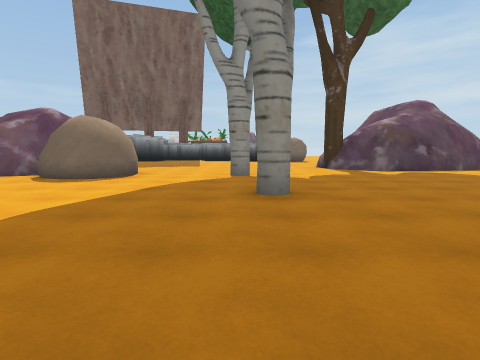
View 1 (above)

16 first-person views from a walk through a scene from a Unity 3-D project. The camera is 1.3 m above the floor, tilts 6° down and sees 80° across. The floor is counted in squares, 2 m on a side. Each view is taken from the middle of a square. On the plan, view 1 faces up. The plan holds only what a view shows up to about 9 squares ahead; the rest is blank. The place goes on beyond the plan. Some animated figures are not drawn. Some surface patterns are stand-ins.

View 2
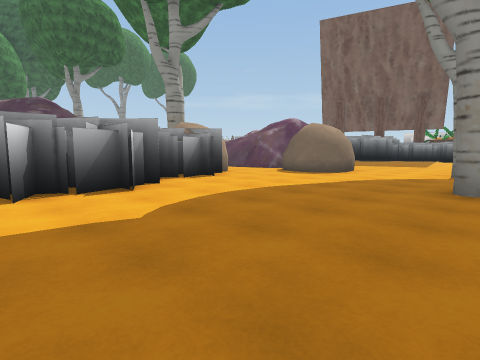

View 3
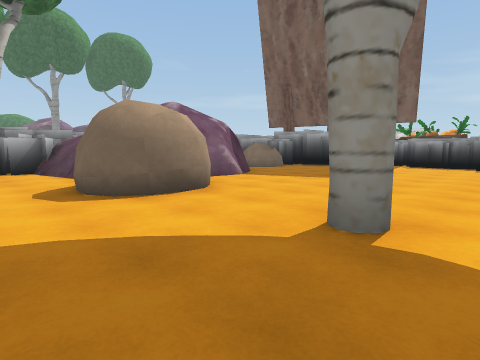

View 4
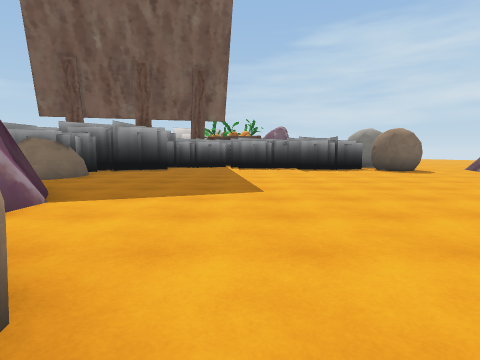

View 5
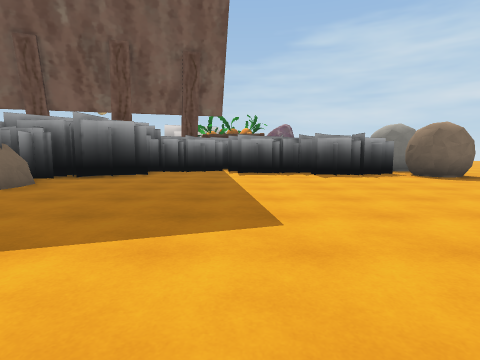

View 6
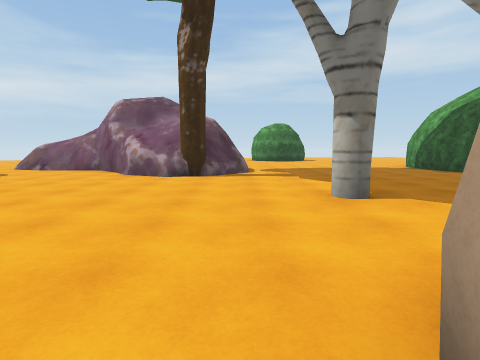

View 7
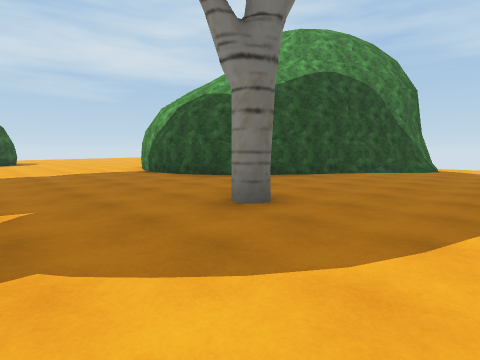

View 8
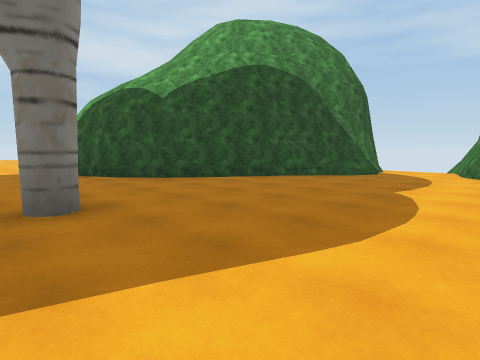

View 9
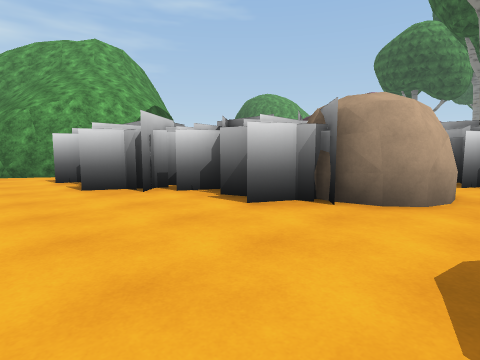

View 10
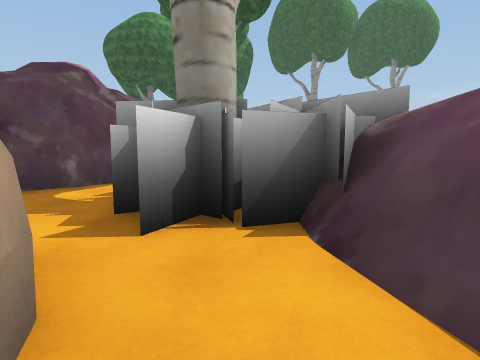

View 11
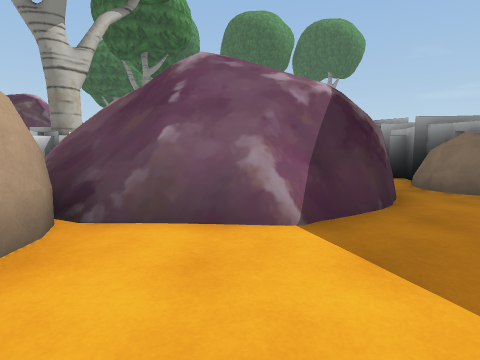

View 12
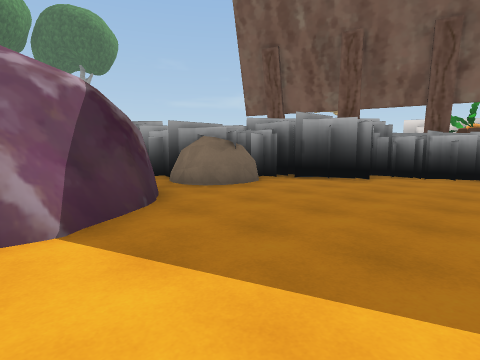

View 13
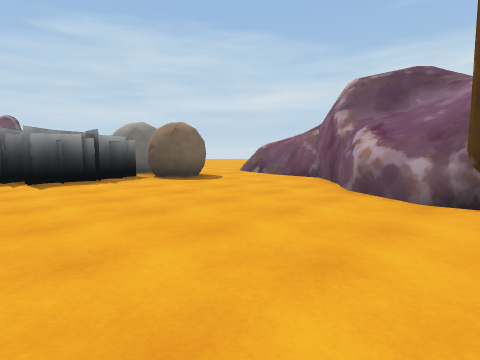

View 14
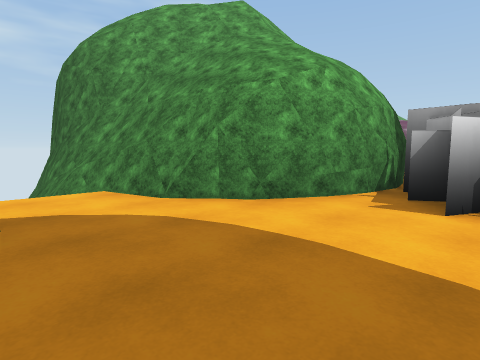

View 15
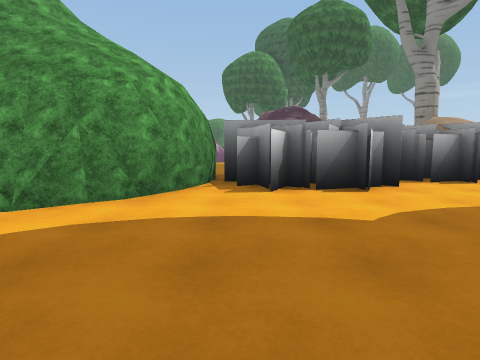

View 16
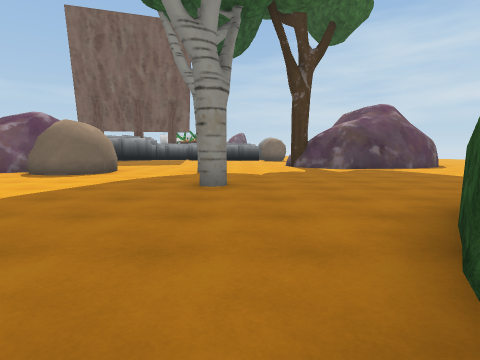

### Floor plan
Key: @ floor where view 1 was taken; # wall or solid block; . floor; = window, fence, low wall or low ledge; ^ raised ledge; v drop or lower ground; T tree; O other object.
Columns run from 12 left of view 1 to 5 right of it. Each row starts with its distance up from view 1.
 17        ##.#####O..
 16      ###.......O..
 15     ##...........=
 14     #OO..........=
 13     #O...........#
 12       #.........##
 11       ##.......^#
 10        #.......T#
  9       ##........##
  8       #OOO..T.....
  7    ####OOO........
  6    #..............
  5    ##OO...........
  4  ....OO.....T.....
  3 ##..  ##.........#
  2  #     #........##
  1        ##......##
  0        ##...@.##
 -1        #......#
 -2       ###....##
 -3         ##..##
 -4          ##.#
 -5           #vv
 -6           #v
 -7           #v
 -8           #v
 -9           #v

Positions as (right, up) in squares from view 1, and headings:
1: (0, 0), facing up
2: (1, -1), facing up-left
3: (1, 5), facing up-left
4: (-2, 7), facing up
5: (-2, 9), facing up
6: (-4, 9), facing right
7: (-2, 7), facing down-right
8: (-3, 5), facing down-right
9: (-2, 6), facing down-left
10: (-6, 6), facing left
11: (-2, 10), facing left
12: (-2, 10), facing up-left
13: (-1, 10), facing up-right
14: (0, 0), facing down-left
15: (1, -1), facing left
16: (1, -1), facing up
